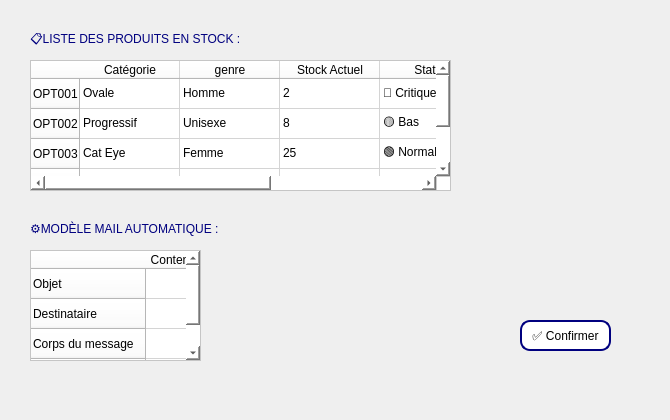
    <widget class="QWidget" name="tab_3">
     <attribute name="title">
      <string>Alerte stock</string>
     </attribute>
     <widget class="QLabel" name="label_4">
      <property name="geometry">
       <rect>
        <x>0</x>
        <y>-10</y>
        <width>661</width>
        <height>411</height>
       </rect>
      </property>
      <property name="text">
       <string/>
      </property>
      <property name="pixmap">
       <pixmap>:/img/img/Capture d’écran 2025-10-05 223411.png</pixmap>
      </property>
      <property name="scaledContents">
       <bool>true</bool>
      </property>
     </widget>
     <widget class="QTableWidget" name="tableWidget_9">
      <property name="geometry">
       <rect>
        <x>30</x>
        <y>60</y>
        <width>421</width>
        <height>131</height>
       </rect>
      </property>
      <property name="styleSheet">
       <string notr="true">font: 16pt &quot;Segoe UI&quot;;
background-color: rgb(255, 255, 255);
color: rgb(0, 0, 0);
font: 700 9pt &quot;Segoe UI&quot;;</string>
      </property>
      <row>
       <property name="text">
        <string>OPT001</string>
       </property>
      </row>
      <row>
       <property name="text">
        <string>OPT002</string>
       </property>
      </row>
      <row>
       <property name="text">
        <string>OPT003</string>
       </property>
      </row>
      <row>
       <property name="text">
        <string>OPT004</string>
       </property>
      </row>
      <row>
       <property name="text">
        <string>OPT005</string>
       </property>
      </row>
      <column>
       <property name="text">
        <string>Catégorie</string>
       </property>
      </column>
      <column>
       <property name="text">
        <string>genre</string>
       </property>
      </column>
      <column>
       <property name="text">
        <string>Stock Actuel</string>
       </property>
      </column>
      <column>
       <property name="text">
        <string>Statut</string>
       </property>
      </column>
      <column>
       <property name="text">
        <string>Alerte Mail</string>
       </property>
      </column>
      <item row="0" column="0">
       <property name="text">
        <string>Ovale</string>
       </property>
      </item>
      <item row="0" column="1">
       <property name="text">
        <string>Homme</string>
       </property>
      </item>
      <item row="0" column="2">
       <property name="text">
        <string>2</string>
       </property>
      </item>
      <item row="0" column="3">
       <property name="text">
        <string>🔴 Critique</string>
       </property>
      </item>
      <item row="0" column="4">
       <property name="text">
        <string>📧 Envoyé</string>
       </property>
      </item>
      <item row="1" column="0">
       <property name="text">
        <string>Progressif</string>
       </property>
      </item>
      <item row="1" column="1">
       <property name="text">
        <string>Unisexe</string>
       </property>
      </item>
      <item row="1" column="2">
       <property name="text">
        <string>8</string>
       </property>
      </item>
      <item row="1" column="3">
       <property name="text">
        <string>🟡 Bas</string>
       </property>
      </item>
      <item row="1" column="4">
       <property name="text">
        <string>📧 À envoyer</string>
       </property>
      </item>
      <item row="2" column="0">
       <property name="text">
        <string>Cat Eye</string>
       </property>
      </item>
      <item row="2" column="1">
       <property name="text">
        <string>Femme</string>
       </property>
      </item>
      <item row="2" column="2">
       <property name="text">
        <string>25</string>
       </property>
      </item>
      <item row="2" column="3">
       <property name="text">
        <string>🟢 Normal</string>
       </property>
      </item>
      <item row="2" column="4">
       <property name="text">
        <string>❌</string>
       </property>
      </item>
      <item row="3" column="0">
       <property name="text">
        <string>Rectangulaire</string>
       </property>
      </item>
      <item row="3" column="1">
       <property name="text">
        <string>Mixte</string>
       </property>
      </item>
      <item row="3" column="2">
       <property name="text">
        <string>15</string>
       </property>
      </item>
      <item row="3" column="3">
       <property name="text">
        <string>🟢 Normal</string>
       </property>
      </item>
      <item row="3" column="4">
       <property name="text">
        <string>❌</string>
       </property>
      </item>
      <item row="4" column="0">
       <property name="text">
        <string>Ronde</string>
       </property>
      </item>
      <item row="4" column="1">
       <property name="text">
        <string>Femme</string>
       </property>
      </item>
      <item row="4" column="2">
       <property name="text">
        <string>3</string>
       </property>
      </item>
      <item row="4" column="3">
       <property name="text">
        <string>🔴 Critique</string>
       </property>
      </item>
      <item row="4" column="4">
       <property name="text">
        <string>📧 Envoyé</string>
       </property>
      </item>
     </widget>
     <widget class="QTableWidget" name="tableWidget_6">
      <property name="geometry">
       <rect>
        <x>30</x>
        <y>250</y>
        <width>171</width>
        <height>111</height>
       </rect>
      </property>
      <property name="styleSheet">
       <string notr="true">font: 16pt &quot;Segoe UI&quot;;
background-color: rgb(255, 255, 255);
color: rgb(0, 0, 0);
font: 700 9pt &quot;Segoe UI&quot;;</string>
      </property>
      <row>
       <property name="text">
        <string>Objet</string>
       </property>
      </row>
      <row>
       <property name="text">
        <string>Destinataire</string>
       </property>
      </row>
      <row>
       <property name="text">
        <string>Corps du message	</string>
       </property>
      </row>
      <row>
       <property name="text">
        <string>Pièce jointe	</string>
       </property>
      </row>
      <column>
       <property name="text">
        <string>Contenu du Mail	</string>
       </property>
      </column>
     </widget>
     <widget class="QLabel" name="label_24">
      <property name="geometry">
       <rect>
        <x>30</x>
        <y>220</y>
        <width>251</width>
        <height>16</height>
       </rect>
      </property>
      <property name="styleSheet">
       <string notr="true">font: 700 14pt &quot;Segoe UI&quot;;
color: rgb(0, 0, 127);
</string>
      </property>
      <property name="text">
       <string>⚙️MODÈLE MAIL AUTOMATIQUE :</string>
      </property>
     </widget>
     <widget class="QLabel" name="label_25">
      <property name="geometry">
       <rect>
        <x>30</x>
        <y>30</y>
        <width>291</width>
        <height>20</height>
       </rect>
      </property>
      <property name="styleSheet">
       <string notr="true">font: 700 14pt &quot;Segoe UI&quot;;
color: rgb(0, 0, 127);
</string>
      </property>
      <property name="text">
       <string>📋LISTE DES PRODUITS EN STOCK :</string>
      </property>
     </widget>
     <widget class="QPushButton" name="pushButton_7">
      <property name="geometry">
       <rect>
        <x>520</x>
        <y>320</y>
        <width>91</width>
        <height>31</height>
       </rect>
      </property>
      <property name="styleSheet">
       <string notr="true">#pushButton_7{
	border-color: rgb(0, 0, 127);
	
	background-color: rgb(255, 255, 255);
	color: rgb(0, 0, 0);
	font: 700 11pt &quot;Segoe UI&quot;;
	color: rgb(0, 0, 0);
	border-radius: 10px;
	padding: 5px;
border: 2px solid #00007f 

}</string>
      </property>
      <property name="text">
       <string>✅ Confirmer</string>
      </property>
     </widget>
     <widget class="QLabel" name="label_27">
      <property name="geometry">
       <rect>
        <x>520</x>
        <y>0</y>
        <width>121</width>
        <height>71</height>
       </rect>
      </property>
      <property name="text">
       <string/>
      </property>
      <property name="pixmap">
       <pixmap>:/img/img/logo.png</pixmap>
      </property>
      <property name="scaledContents">
       <bool>true</bool>
      </property>
     </widget>
    </widget>
